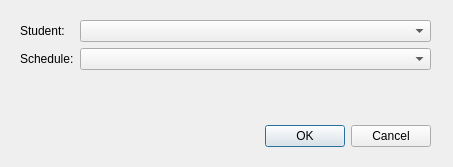
<?xml version="1.0" encoding="UTF-8"?>
<ui version="4.0">
 <class>Dialog</class>
 <widget class="QDialog" name="Dialog">
  <property name="geometry">
   <rect>
    <x>0</x>
    <y>0</y>
    <width>453</width>
    <height>167</height>
   </rect>
  </property>
  <property name="windowTitle">
   <string>Dialog</string>
  </property>
  <widget class="QDialogButtonBox" name="buttonBox">
   <property name="geometry">
    <rect>
     <x>180</x>
     <y>120</y>
     <width>251</width>
     <height>32</height>
    </rect>
   </property>
   <property name="orientation">
    <enum>Qt::Horizontal</enum>
   </property>
   <property name="standardButtons">
    <set>QDialogButtonBox::Cancel|QDialogButtonBox::Ok</set>
   </property>
  </widget>
  <widget class="QWidget" name="formLayoutWidget">
   <property name="geometry">
    <rect>
     <x>20</x>
     <y>20</y>
     <width>411</width>
     <height>91</height>
    </rect>
   </property>
   <layout class="QFormLayout" name="formLayout">
    <property name="labelAlignment">
     <set>Qt::AlignLeading|Qt::AlignLeft|Qt::AlignVCenter</set>
    </property>
    <item row="0" column="0">
     <widget class="QLabel" name="lblStudentRegistration">
      <property name="text">
       <string>Student:</string>
      </property>
     </widget>
    </item>
    <item row="1" column="0">
     <widget class="QLabel" name="lblScheduleRegistration">
      <property name="text">
       <string>Schedule:</string>
      </property>
     </widget>
    </item>
    <item row="0" column="1">
     <widget class="QComboBox" name="cmbStudentRegistration">
      <property name="maxVisibleItems">
       <number>100</number>
      </property>
     </widget>
    </item>
    <item row="1" column="1">
     <widget class="QComboBox" name="cmbScheduleRegistration">
      <property name="editable">
       <bool>false</bool>
      </property>
     </widget>
    </item>
   </layout>
  </widget>
 </widget>
 <resources/>
 <connections>
  <connection>
   <sender>buttonBox</sender>
   <signal>accepted()</signal>
   <receiver>Dialog</receiver>
   <slot>accept()</slot>
   <hints>
    <hint type="sourcelabel">
     <x>248</x>
     <y>254</y>
    </hint>
    <hint type="destinationlabel">
     <x>157</x>
     <y>274</y>
    </hint>
   </hints>
  </connection>
  <connection>
   <sender>buttonBox</sender>
   <signal>rejected()</signal>
   <receiver>Dialog</receiver>
   <slot>reject()</slot>
   <hints>
    <hint type="sourcelabel">
     <x>316</x>
     <y>260</y>
    </hint>
    <hint type="destinationlabel">
     <x>286</x>
     <y>274</y>
    </hint>
   </hints>
  </connection>
 </connections>
</ui>
